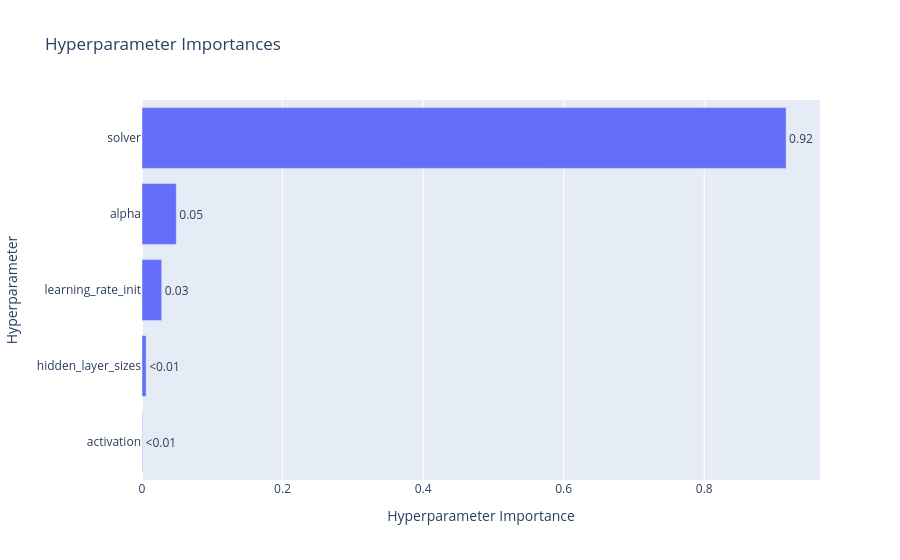

Notebook cell for this chart:
### Code cell
optuna.visualization.plot_param_importances(study)

### Figure 1 — Plotly figure (JSON) as saved in the notebook; plotly's stock layout.template omitted (floating-point values rounded to 4 significant figures)
{"data": [{"cliponaxis": false, "hovertemplate": ["activation (CategoricalDistribution): 0.0007314893407938904<extra></extra>", "hidden_layer_sizes (CategoricalDistribution): 0.005894199715627452<extra></extra>", "learning_rate_init (FloatDistribution): 0.028085127604968244<extra></extra>", "alpha (FloatDistribution): 0.04881259273207144<extra></extra>", "solver (CategoricalDistribution): 0.916476590606539<extra></extra>"], "name": "Objective Value", "orientation": "h", "text": ["<0.01", "<0.01", "0.03", "0.05", "0.92"], "textposition": "outside", "type": "bar", "x": [0.0007315, 0.005894, 0.02809, 0.04881, 0.9165], "y": ["activation", "hidden_layer_sizes", "learning_rate_init", "alpha", "solver"]}], "layout": {"title": {"text": "Hyperparameter Importances"}, "xaxis": {"title": {"text": "Hyperparameter Importance"}}, "yaxis": {"title": {"text": "Hyperparameter"}}}}
